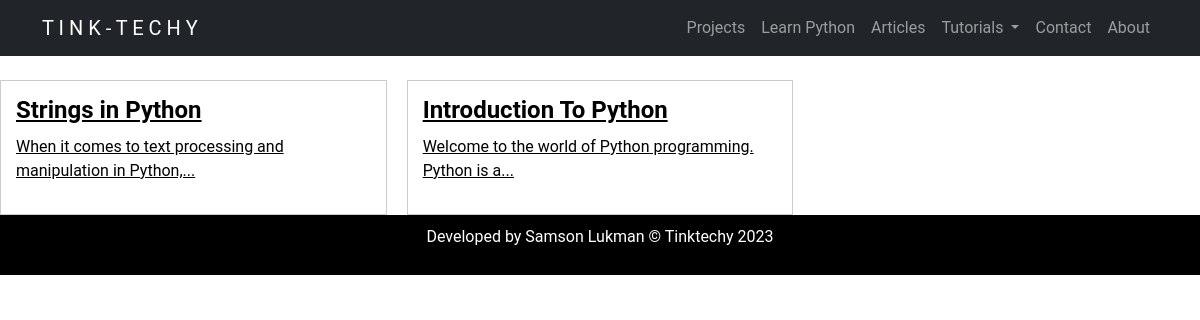
Page /articles on the earlier database version.
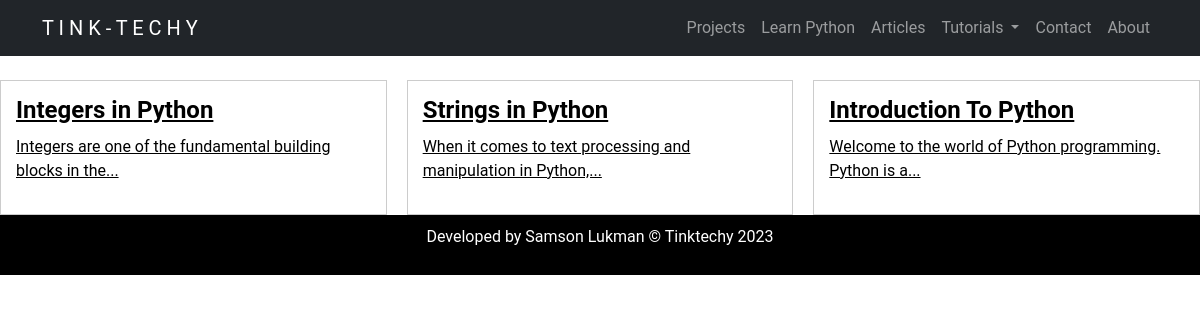
Same page on the later database version.
### website/models.py (models this page shows, shortened)
class Article(models.Model):
    title = models.CharField(max_length=200)
    content = RichTextField()
    pub_date = models.DateTimeField(auto_now_add=True)
    author = models.ForeignKey(User, on_delete=models.CASCADE)

### website/views.py (the view)
# urls.py: path("articles", views.articles, name="articles")
def articles(request):
    contents = Article.objects.all().order_by('-pub_date')
    return render(request, "website/all_articles.html", {"all_articles": contents})

### website/templatetags/custom_tags.py (called while the page is built)
@register.filter
def truncate_to_ten_words(value):
    words = value.split()
    if len(words) > 10:
        return ' '.join(words[:10]) + '...'
    else:
        return value

### website/templates/website/all_articles.html (shortened to what this page needs)
{% extends "website/layout.html" %}
{% load static %}
{% load custom_tags %}
{% block body %}
    <br>
    <div class="article-grid">
        {% for article in all_articles %}
        <a href="{% url 'article' article.title %}">
        <div class="article">
            <h2 class="article-title">{{ article.title }}</h2>
            <div class="article-content">
                {{ article.content|truncate_to_ten_words|safe }}
            </div>
        </div>
    </a>
        {% endfor %}
    </div>
</div>
{% endblock %}

### website/templates/website/layout.html (shortened to what this page needs)
{% load static %}
<!DOCTYPE html>
<html lang="en">
<head>
<link href="https://cdn.jsdelivr.net/npm/bootstrap@5.1.3/dist/css/bootstrap.min.css" rel="stylesheet">
<link rel="stylesheet" href="https://use.fontawesome.com/releases/v5.15.1/css/all.css">
<link rel="stylesheet" href="{% static 'website/pygments/default.css' %}">
</head>
<body>
    <nav class="navbar navbar-expand-lg navbar-dark bg-dark">
        <div class="container">
            <a class="navbar-brand" href="{% url 'index' %}">T I N K - T E C H Y</a>
            <div id="navbarNav">
                <ul class="navbar-nav">
                    <li class="nav-item">
                        <a class="nav-link" href="{% url 'index' %}">Projects</a>
                    </li>
                    <li class="nav-item">
                        <a class="nav-link" href="{% url 'python_course' %}">Learn Python</a>
                    </li>
                    <li class="nav-item">
                        <a class="nav-link" href="{% url 'articles' %}">Articles</a>
                    </li>
                    <li class="nav-item dropdown">
                        <a class="nav-link dropdown-toggle" href="#" id="tutorialsDropdown" role="button" data-toggle="dropdown" aria-haspopup="true" aria-expanded="false">
                            Tutorials
                        </a>
                    </li>
                    <li class="nav-item">
                        <a class="nav-link" href="#contact">Contact</a>
                    </li>
                    <li class="nav-item">
                        <a class="nav-link" href="#about">About</a>
                    </li>
                </ul>
            </div>
        </div>
    </nav>
    <div class="body">
        {% block body %}{% endblock %}
    <footer>
        <p>Developed by Samson Lukman &copy; Tinktechy 2023</p>
    </footer>
</body>
</html>

### website/templates/website/all_articles.html (style rules this page uses)
.article-grid { display: grid; grid-template-columns: repeat(auto-fill, minmax(300px, 1fr)); grid-gap: 20px; }
.article { padding: 15px; border: 1px solid #ccc; }
.article-title { font-size: 24px; font-weight: bold; }
.article-content { margin-top: 10px; }
a { color: black; }

### website/templates/website/layout.html (style rules this page uses)
body { font-family: 'Roboto', sans-serif; }
footer { background-color: black; color: white; text-align: center; padding: 10px; }

Differences in the rows shown:
added Article: title "Integers in Python", content "Integers are one of the fundamental building blocks in the..."
